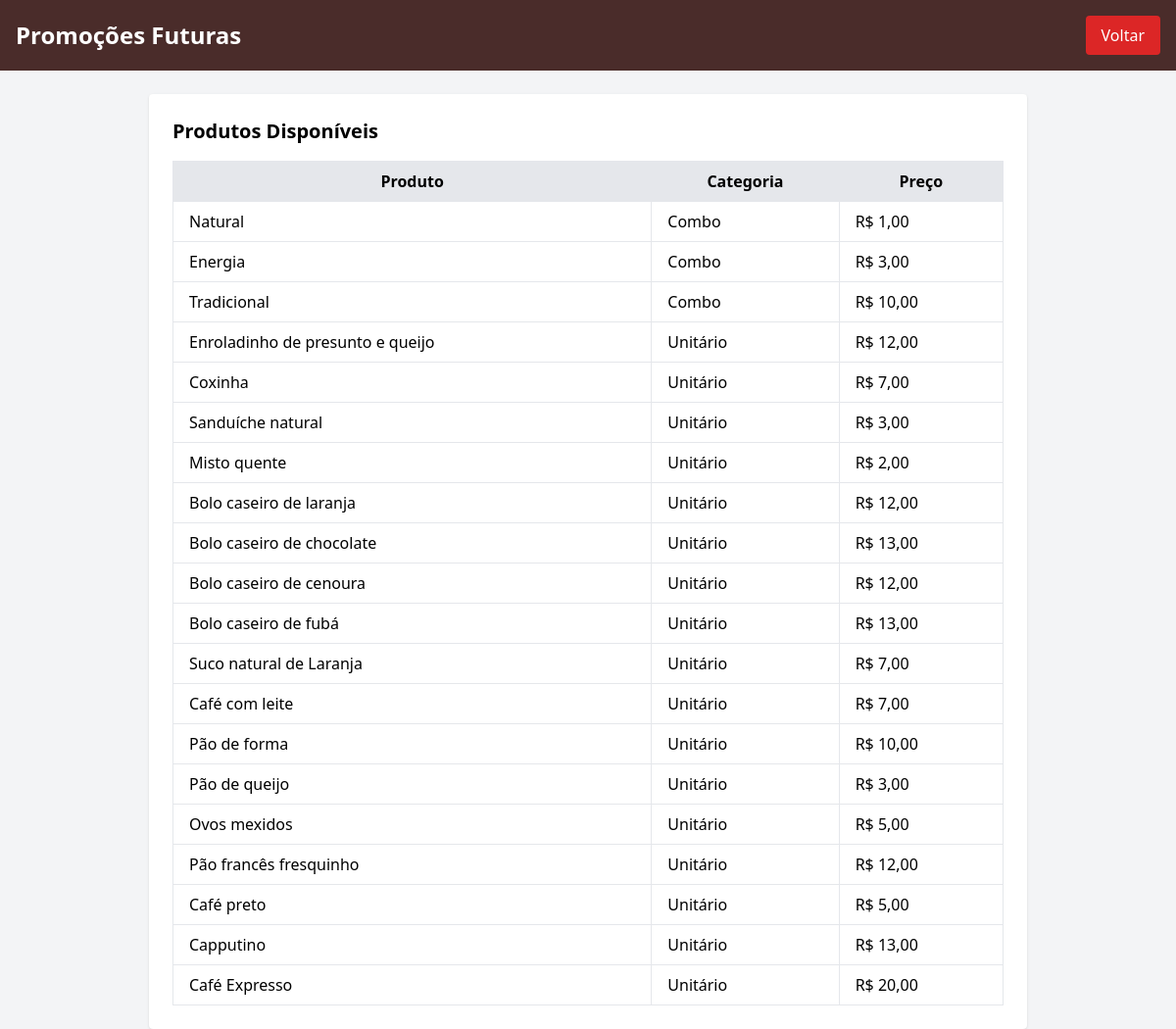
Page /promocoes_futuras.php (signed in) on the committed database.
### tables this page shows
CREATE TABLE `produtos` (
  `id` INT NOT NULL AUTO_INCREMENT,
  `nome` VARCHAR(100) NOT NULL,
  `descricao` TEXT DEFAULT NULL,
  `preco` DECIMAL(10,2) NOT NULL,
  `imagem` VARCHAR(255) DEFAULT NULL,
  `categoria` VARCHAR(50) DEFAULT NULL,
  `data_criacao` TIMESTAMP NOT NULL DEFAULT CURRENT_TIMESTAMP,
  PRIMARY KEY (`id`)
);

### promocoes_futuras.php (the view, shortened to what this page needs)
<?php
include('conexao.php');
$sql = "
    SELECT id, nome, preco, categoria, imagem
    FROM produtos
    ORDER BY data_criacao DESC
";
$stmt = $conn->prepare($sql);
$stmt->execute();
$result = $stmt->get_result();
?>
<!DOCTYPE html>
<html lang="pt-br">
<head>
    <script src="https://cdn.tailwindcss.com"></script>
</head>
<body class="bg-gray-100">
<header class="bg-[#4A2C2A] text-white p-4 flex justify-between items-center">
    <h1 class="text-2xl font-bold">Promoções Futuras</h1>
    <a href="indexadim.php" class="bg-red-600 px-4 py-2 rounded hover:bg-red-700">Voltar</a>
</header>
<div class="max-w-4xl mx-auto mt-6 bg-white p-6 rounded shadow">
    <h2 class="text-xl font-semibold mb-4">Produtos Disponíveis</h2>
    <table class="w-full border border-gray-300">
        <thead class="bg-gray-200">
            <tr>
                <th class="border px-4 py-2">Produto</th>
                <th class="border px-4 py-2">Categoria</th>
                <th class="border px-4 py-2">Preço</th>
            </tr>
        </thead>
        <tbody>
            <?php while ($p = $result->fetch_assoc()): ?>
            <tr>
                <td class="border px-4 py-2"><?= $p['nome'] ?></td>
                <td class="border px-4 py-2"><?= $p['categoria'] ?></td>
                <td class="border px-4 py-2">R$ <?= number_format($p['preco'], 2, ',', '.') ?></td>
            </tr>
            <?php endwhile; ?>
        </tbody>
    </table>
</div>
</body>
</html>

### rows in the picture
produtos: nome "Natural", categoria "Combo", preco "1,00"
produtos: nome "Energia", categoria "Combo", preco "3,00"
produtos: nome "Tradicional", categoria "Combo", preco "10,00"
produtos: nome "Enroladinho de presunto e queijo", categoria "Unitário", preco "12,00"
produtos: nome "Coxinha", categoria "Unitário", preco "7,00"
produtos: nome "Sanduíche natural", categoria "Unitário", preco "3,00"
produtos: nome "Misto quente", categoria "Unitário", preco "2,00"
produtos: nome "Bolo caseiro de laranja", categoria "Unitário", preco "12,00"
produtos: nome "Bolo caseiro de chocolate", categoria "Unitário", preco "13,00"
produtos: nome "Bolo caseiro de cenoura", categoria "Unitário", preco "12,00"
produtos: nome "Bolo caseiro de fubá", categoria "Unitário", preco "13,00"
produtos: nome "Suco natural de Laranja", categoria "Unitário", preco "7,00"
produtos: nome "Café com leite", categoria "Unitário", preco "7,00"
produtos: nome "Pão de forma", categoria "Unitário", preco "10,00"
produtos: nome "Pão de queijo", categoria "Unitário", preco "3,00"
produtos: nome "Ovos mexidos", categoria "Unitário", preco "5,00"
produtos: nome "Pão francês fresquinho", categoria "Unitário", preco "12,00"
produtos: nome "Café preto", categoria "Unitário", preco "5,00"
produtos: nome "Capputino", categoria "Unitário", preco "13,00"
produtos: nome "Café Expresso", categoria "Unitário", preco "20,00"
